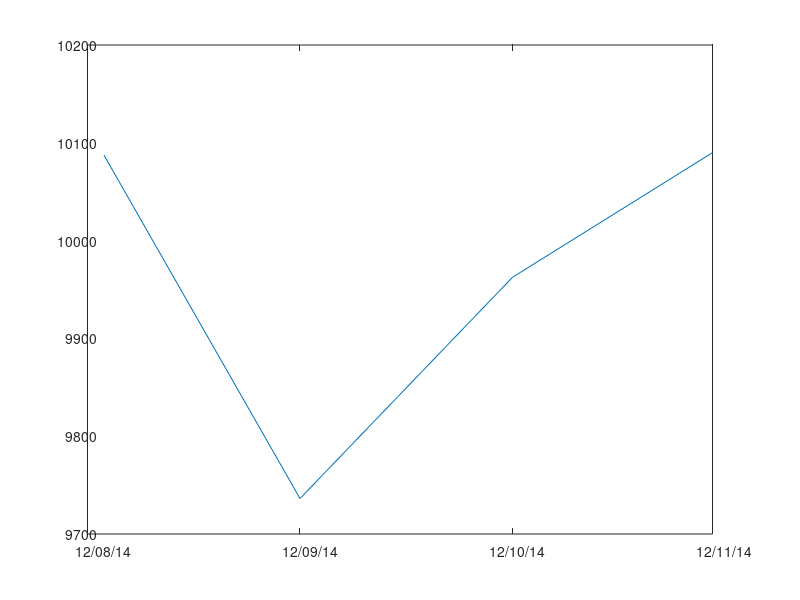

Reproduce this figure in MATLAB.
time = datenum(2014, 12, 8)
time(end + 1) = time(end) + 1
time(end + 1) = time(end) + 1
time(end + 1) = time(end) + 1
datestr(time)
total = [10116.88, 9736.28, 9962.49, 10089.92]
plot(time, total)
ax = gca()
set (ax, "xtick", time)
datetick(2, "keepticks")
